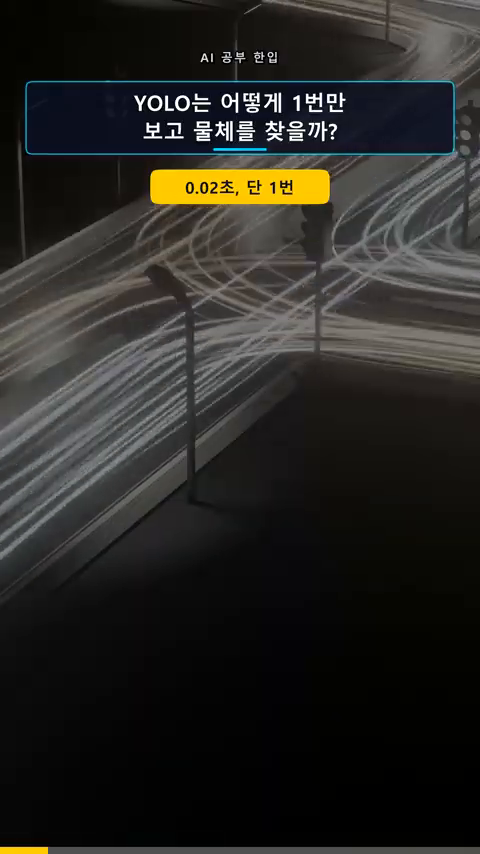
#> input picture frame 167 of 01_Movies/YOLO는 어떻게 1번만 보고 물체를 찾을까 #shorts.mp4, 480 x 854 px, given in place of the camera
$ python 07_camera.py 5
#> lines starting #> are read from the running program, lines starting #| are printed output that depends on the picture; after the words box and inside, x2 and y2 are one past the last pixel; in counts of white or black regions, pixels touching at a corner belong together
#!/usr/bin/env python3
# coding: utf-8
"""
07. 카메라 영상 (trackbar)
  - Brightness : 밝기 보정 (가운데 100 = 원본, 0~200 → -100~+100)
  - Contrast x0.1: 대비 배율 (10 = 원본)
  - Flip       : 0=원본 1=좌우 2=상하 3=180도 회전
  - Gray       : 1 이면 흑백
  키: s = 현재 화면 저장(snapshot_*.jpg), q/ESC = 종료
실행: python3 07_camera.py [카메라번호, 기본 0]
"""
import os
import sys

# Raspbot 라이브러리 경로 추가
sys.path.append(os.path.join(os.path.dirname(__file__), "..", "lib", "raspbot"))

import cv2
import numpy as np
import random
import time
from Raspbot_Lib import Raspbot

WIN = "07 Camera"
FLIP_CODES = [None, 1, 0, -1]


def nothing(_):
    pass


def main():
    index = int(sys.argv[1]) if len(sys.argv) > 1 else 0
    cap = cv2.VideoCapture(index)
    if not cap.isOpened():
        print(f"Error: Cannot open camera {index}.")
        return
    cap.set(cv2.CAP_PROP_FRAME_WIDTH, 640)
    cap.set(cv2.CAP_PROP_FRAME_HEIGHT, 480)

    cv2.namedWindow(WIN)
    cv2.createTrackbar("Brightness", WIN, 100, 200, nothing)
    cv2.createTrackbar("Contrast x0.1", WIN, 10, 30, nothing)
    cv2.createTrackbar("Flip", WIN, 0, 3, nothing)
#> slider 'Flip' is set to 1
    cv2.createTrackbar("Gray", WIN, 0, 1, nothing)
#> slider 'Gray' is set to 1

    prev = time.time()
    fps = 0.0
    try:
        while True:
            ok, frame = cap.read()
#> frame is the input picture: shape (854, 480, 3); mean B, G, R 35.9, 39.4, 40.4
            if not ok:
                print("Failed to read frame.")
                break

            beta = cv2.getTrackbarPos("Brightness", WIN) - 100
            alpha = cv2.getTrackbarPos("Contrast x0.1", WIN) / 10.0
            flip = FLIP_CODES[cv2.getTrackbarPos("Flip", WIN)]
            gray = cv2.getTrackbarPos("Gray", WIN)

            # 밝기/대비: out = frame * alpha + beta
            frame = cv2.convertScaleAbs(frame, alpha=alpha, beta=beta)
            if flip is not None:
                frame = cv2.flip(frame, flip)
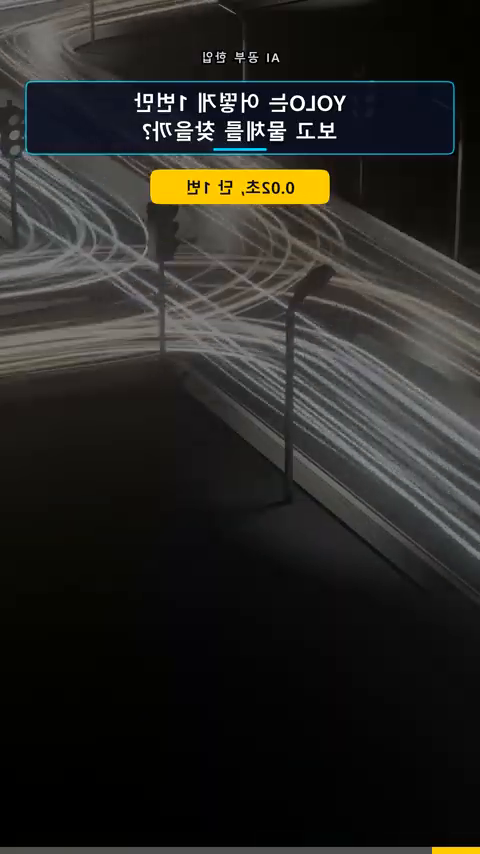
#> frame: shape (854, 480, 3); mean B, G, R 35.9, 39.4, 40.4
            if gray:
                frame = cv2.cvtColor(cv2.cvtColor(frame, cv2.COLOR_BGR2GRAY), cv2.COLOR_GRAY2BGR)
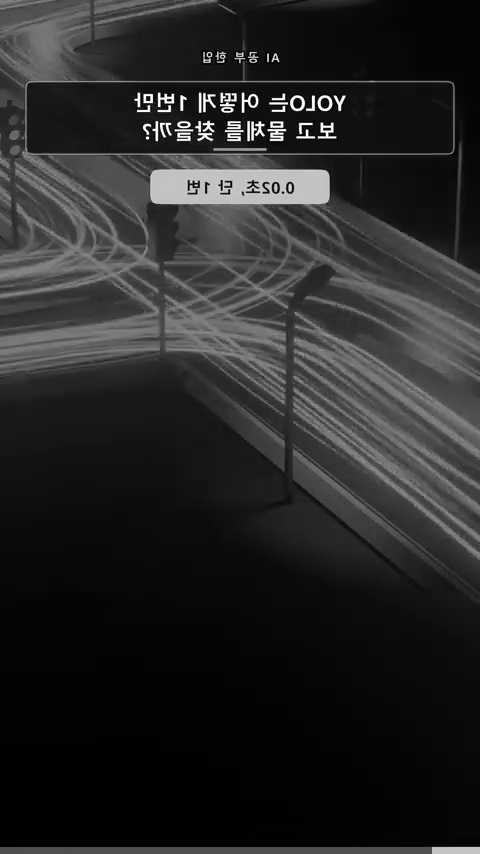
#> frame: shape (854, 480, 3); min 0, max 255, mean 39.3

            now = time.time()
            fps = 0.9 * fps + 0.1 * (1.0 / max(now - prev, 1e-6))
            prev = now
            cv2.putText(frame, f"FPS {fps:4.1f}  s: save  q: quit", (10, 25),
                        cv2.FONT_HERSHEY_SIMPLEX, 0.6, (0, 255, 0), 2)
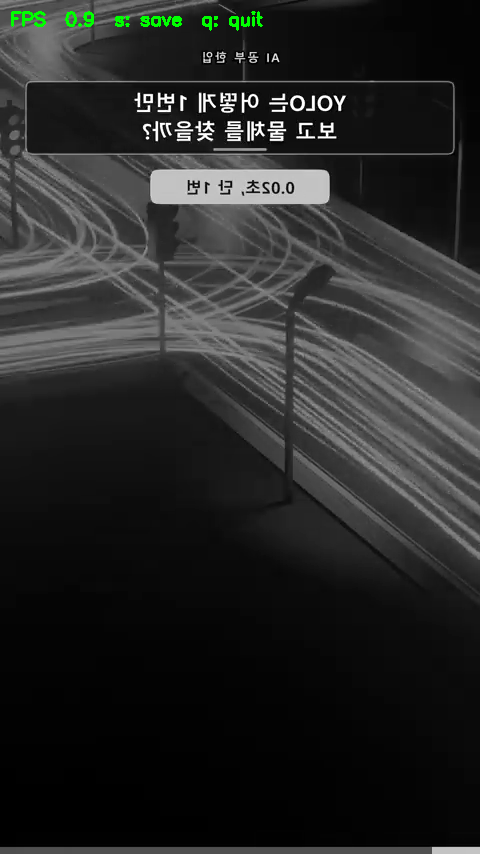
#> frame: shape (854, 480, 3); 0.32% of pixels changed, all inside (x1, y1, x2, y2) = (11, 11, 263, 31)
            cv2.imshow(WIN, frame)

            key = cv2.waitKey(1) & 0xFF
#> (key q is pressed here)
            if key in (ord("q"), 27):
                break
            if key == ord("s"):
                name = time.strftime("snapshot_%Y%m%d_%H%M%S.jpg")
                cv2.imwrite(name, frame)
                print(f"Saved {name}")
    except KeyboardInterrupt:
        pass
    finally:
        # 카메라를 해제해야 다른 프로그램에서 사용 가능
        cap.release()
        cv2.destroyAllWindows()
        print("Camera released.")


if __name__ == "__main__":
    main()

$ run again, starting later in the video
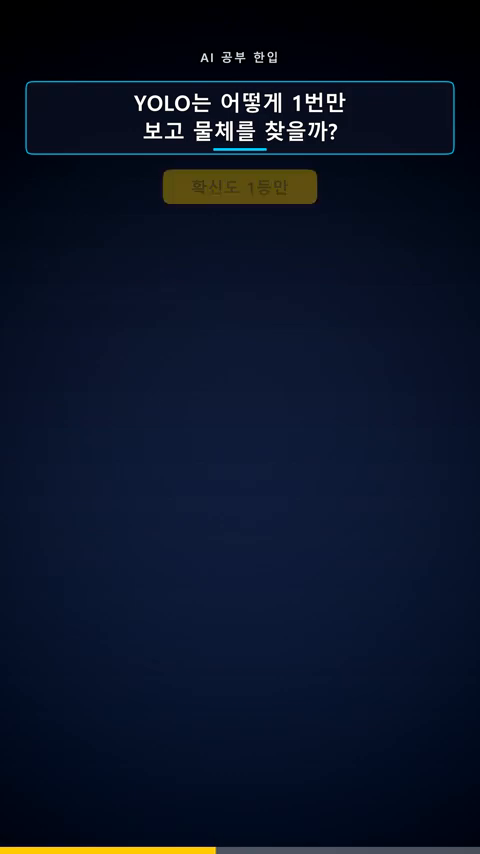
#> input picture frame 751 of 01_Movies/YOLO는 어떻게 1번만 보고 물체를 찾을까 #shorts.mp4, 480 x 854 px, given in place of the camera
#> in main, frame is the input picture: shape (854, 480, 3); mean B, G, R 39.2, 19.8, 11.2
#> in main, `frame = cv2.cvtColor(cv2.cvtColor(frame, cv2.COLOR_BGR2GRAY), cv2.COLO..`:
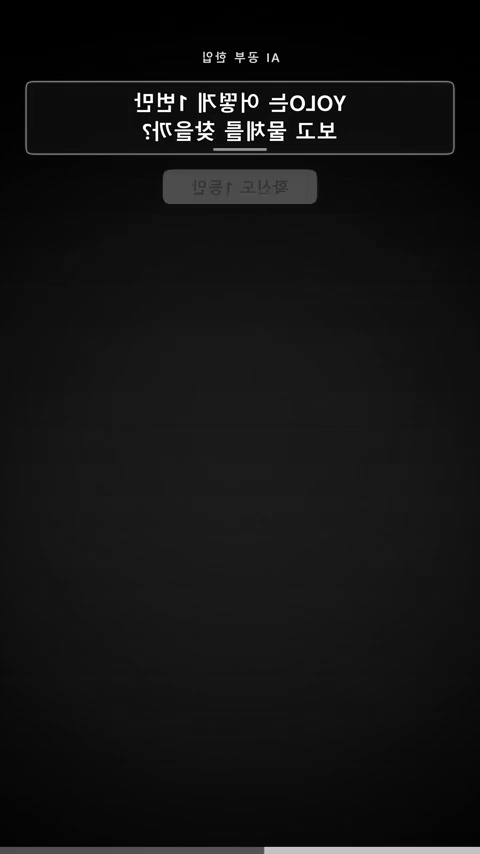
#> frame: shape (854, 480, 3); min 0, max 255, mean 19.3
#> in main, `cv2.putText(frame, f"FPS {fps:4.1f}  s: save  q: quit", (10, 25), cv2...`:
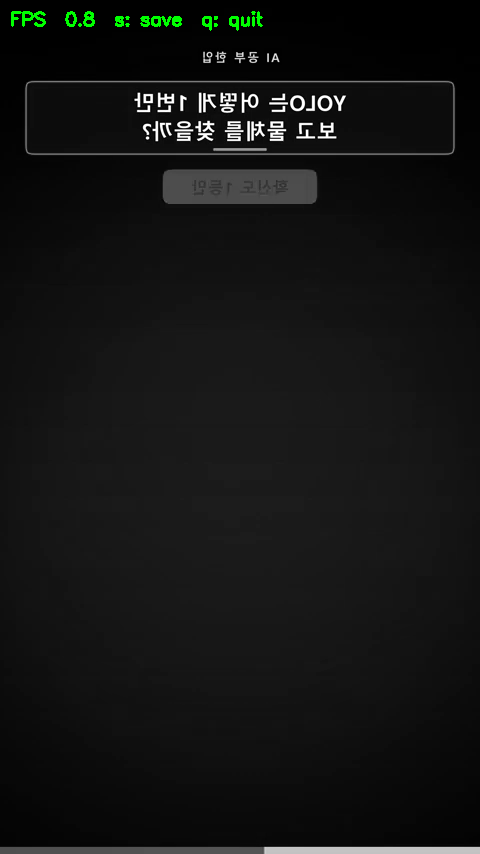
#> frame: shape (854, 480, 3); 0.33% of pixels changed, all inside (x1, y1, x2, y2) = (11, 11, 263, 31)

$ run again, starting later in the video
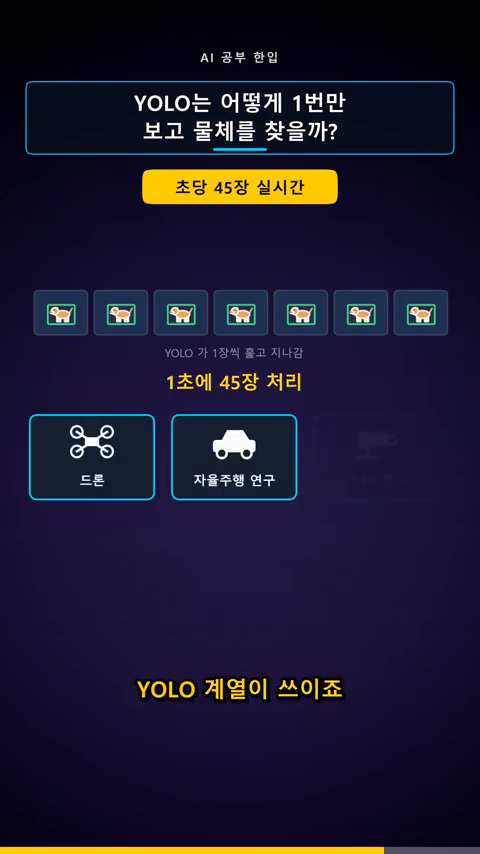
#> input picture frame 1336 of 01_Movies/YOLO는 어떻게 1번만 보고 물체를 찾을까 #shorts.mp4, 480 x 854 px, given in place of the camera
#> in main, frame is the input picture: shape (854, 480, 3); mean B, G, R 47.4, 24.8, 28.8
#> in main, `frame = cv2.cvtColor(cv2.cvtColor(frame, cv2.COLOR_BGR2GRAY), cv2.COLO..`:
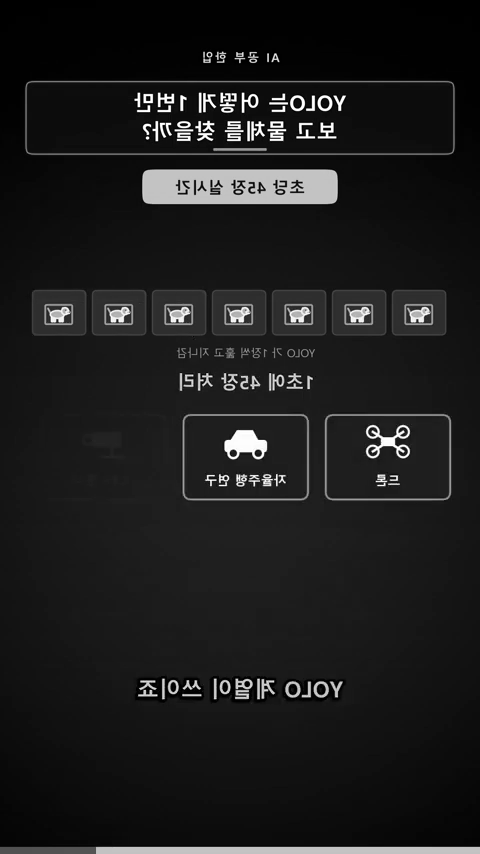
#> frame: shape (854, 480, 3); min 0, max 255, mean 28.5
#> in main, `cv2.putText(frame, f"FPS {fps:4.1f}  s: save  q: quit", (10, 25), cv2...`:
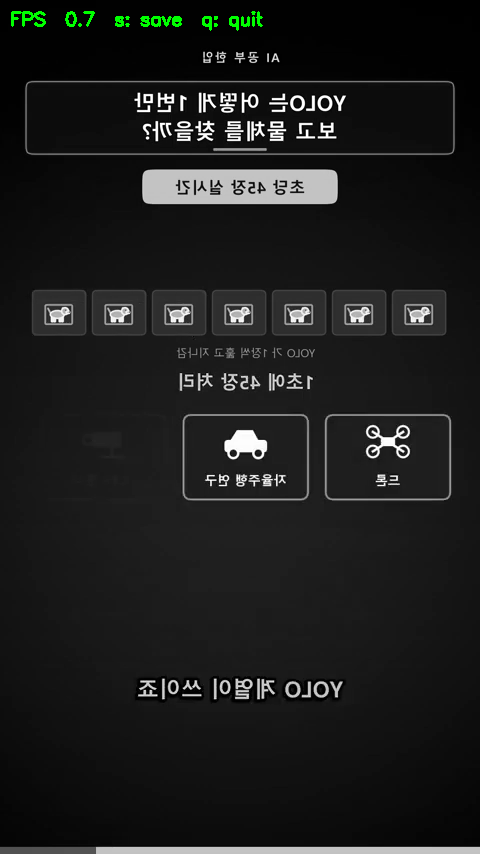
#> frame: shape (854, 480, 3); 0.31% of pixels changed, all inside (x1, y1, x2, y2) = (11, 11, 263, 31)
